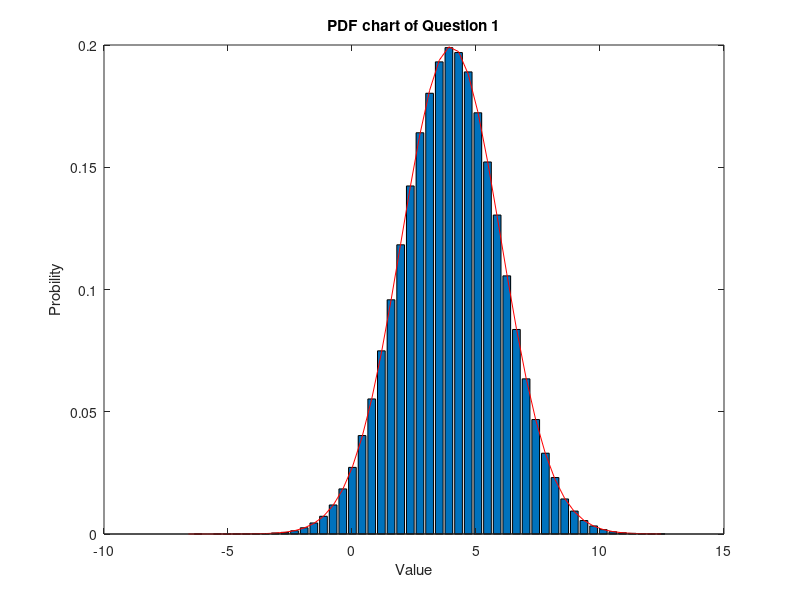
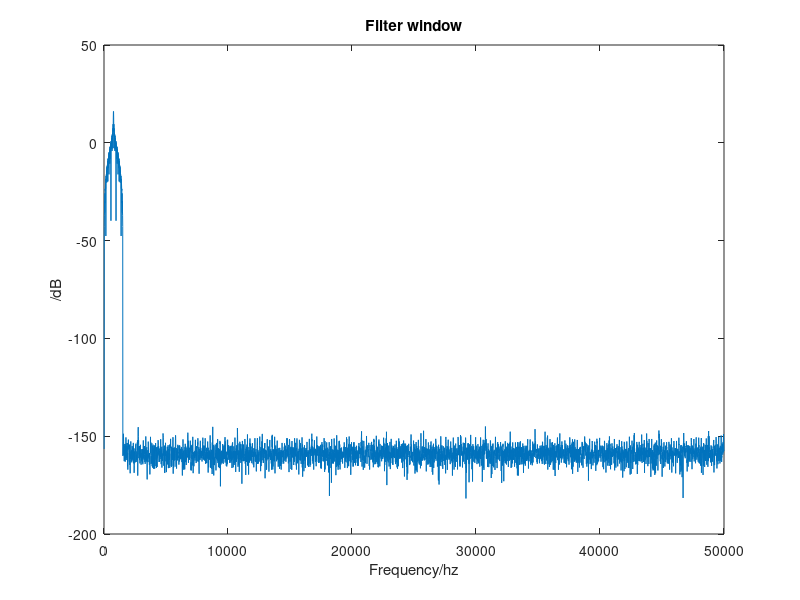
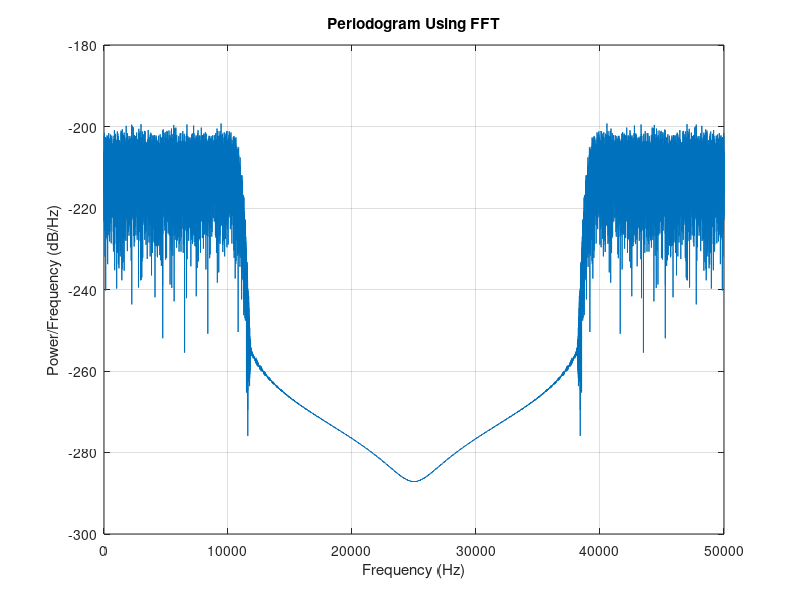
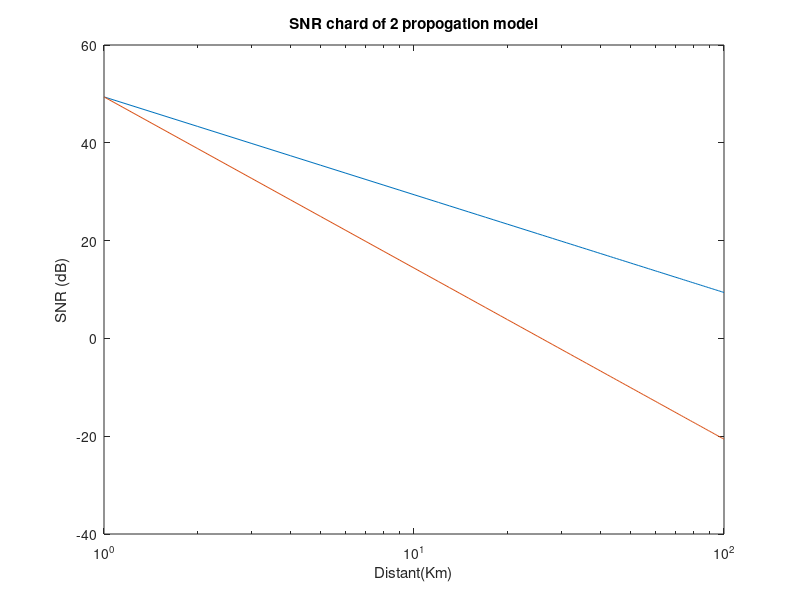

Write MATLAB code to recreate these figures, in order.
function shi_01_v1
Q01;
[a b]=Q02
Q03;
Q04;
word= 'Question1: \nfigure(Q01) \n';
fprintf(word);
word= 'Question2: \nfigure(Q021) \nfigure(Q022) \n';
fprintf(word);
word= 'sigma is %0.3e. total signal power is %0.3e. \n';
fprintf(word,a,b);
word= 'Question3: \nfigure(Q03) \n';
fprintf(word);
word= 'Question4: \nfigure(Q041) \nfigure(Q042) \nfigure(Q043) \nfigure(Q044) \n';
fprintf(word);

end
function Q01% i produce the noise data and build my own hist() in this part and compare the hist histogram of acture data with PDF
mu=4; %value of mu
sigma=2; %value of sigma
data = randn(1000000,1) .* sigma + mu; %produce gussian data with mu and sigma
[y1,x]=histR(data,50);%Do histogram with data to show the distribution. y1 is count. x is x value range
y2 = exp(-0.5 * ((x - mu)./sigma).^2) ./ (sqrt(2*pi) .* sigma);%compute the pdf of a gussian RV by function
l=x(2)-x(1);% get the length of each distribution range
y11=y1*l; % to the the probility of data in bar. i compute the area of each bar. 
figure('name','Q01');
bar(x,y1/sum(y11));hold on% show the pdf bar chart of histogram
plot(x,y2,'r');hold off% show the pdf 
title('PDF chart of Question 1')
xlabel('Value') ;
ylabel('Probility') ;
end
function [sigma p]=Q02%i build the a blackman window filter with fir1(). 
%i use the blackman window in creat a filter. it can't reach 50db at 12khz but it is best i can find
%then i filter the nose and produe the power density of  filtered noise
%about the 500 block average i should shift the data first.
%but i have hard time in programing my own fft shift.it keep throwing ot "out of memory"(my poor laptop<faceplam>)
%so i just do the average of half power density which cause some trouble in
%frequency<0;
k=1.380000000000000e-23;
f=3.1623;
t=300;
n0=k*t*f;%we have power density of noise here
sigma=sqrt(n0/2);%sigma is the Square root of power density

fs=50000;%sampling frequency
wp=10000/fs*2*pi;% pass band in angle
ws=12000/fs*2*pi;% stop band in angle
wt = ws - wp;%trans band of window
N = ceil(12*pi/wt);% level of window
wc = (ws+wp)/2;% cut off band in angle
h = 100*fir1(N,wc/pi,blackman(N+1));% i use the blackman window in creat a filter. it can't reach 50db at 12khz but it is best i can find
N1=fs/10;%window size of fft with resolution of 10hz
hdft = fft(h,N1);% fouier transform
hdft=ifft([hdft(length(hdft)/2+1:length(hdft)) hdft(1:length(hdft)/2)])
freq = fs/length(hdft):fs/length(hdft):fs% the X axis of filter spectrum

figure('name','Q021');
plot(freq,10*log10(abs(hdft))); 
title('Filter window')
xlabel('Frequency/hz') ;
ylabel('/dB') ;
N1=fs/1;
v = randn(N1,1) .* sigma;% produce the noise
y=filter(h,1,v);% filter the noise
ydft = fft(y);% fouier transform to get 
psdy = (1/(fs*N1)) * abs(ydft).^2;% do the power density
freq = fs/length(y):fs/length(y):fs% the X axis of filter spectrum

figure('name','Q022');
plot(freq,10*log10(psdy))
grid on
title('Periodogram Using FFT')
xlabel('Frequency (Hz)')
ylabel('Power/Frequency (dB/Hz)');

p=sum(abs(y).^2);

end
function Q03% i build 2 modle with the equation
k=1.380650e-23; % Boltzmann's constant
t= 300; %Temperature
c=2.99792458 * 10^8;%light speed
Band= 10^7;%Band width
Pt=2;%Transmit power
fc=10^9;%Farrier Frequency
gt=10;%Tansmiter gain
r=c/fc;%Wave lenghth
gr=1;%Receiver gain
F=10^0.5;%Noise figure
d=0;
Pn=F*k*t*Band;
x=1:1:100;
y1=zeros(100,1);
y2=zeros(100,1);
for i=1:1:100
    d=i*10^3;% Get distant form 1km-100km
    pl=((4*pi*d)/r)^2;% get path loss of free space model
    pl1=((4*pi*1000)/r)^2;% get path loss of free space model at 1km
    pl2=pl1*(d/1000)^3.5;% get path loss of exponent model
    Pr=Pt*gt*gr/pl;%Received power of free space model
    Pr2=Pt*gt*gr/pl2;%Received power of exponent model
    y1(i)=10*log10(Pr/Pn);%Gget the SNR into db
    y2(i)=10*log10(Pr2/Pn);%Get the SNR into db
end
figure('name','Q03');
semilogx(x,y1);hold on
semilogx(x,y2)
title('SNR chard of 2 propogation model')
xlabel('Distant(Km)')
ylabel('SNR (dB)');
hold off
end

function Q04%in the qeustion, i compute the r1 r2 r2' first and produce the pathloss with the equation.
%the i plot the snr and path loss form 1-3000m
k=1.380650e-23; % Boltzmann's constant
t= 300; %temperature
c=2.99792458 * 10^8;%light speed
Band= 10^7;%Band width
Pt=2;%Transmit power
fc=10^9;%Farrier Frequency
gt=10;%Tansmiter gain
wl=c/fc;%Wave lenghth
gr=1;%Receiver gain
F=10^0.5;%Noise figure
d=0;
Pn=F*k*t*Band;%Noise power
li=sqrt(-1);%j
h1=30;%Hight of transmitter
h2=10;%Hight of receiver
r1=0;%length from transmitter to receiver
l1=0;%length from bottom of transmitter to reflect point
l2=0;%length from bottom of receiver to reflect point
r21=0;%length from transmitter to reflect point
r22=0;%length from receiver to reflect point
S=0%Distant
d=1:1:3000;%Distant value
loss=zeros(1,3000);%path loss
snr=zeros(1,3000);%SNR
pr=zeros(1,3000);% Power recived 
for i=1:1:3000
    r1=sqrt(i^2+(h1-h2)^2);%get r1
    l1=i/(1+h1/h2);%get l1
    l2=i/(1+h2/h1);%get l2
    r21=sqrt(l1^2+h1^2);%get r21
    r22=sqrt(l2^2+h2^2);%get r22
    S=2*pi*(r21+r22-r1)/wl;%delta
    loss(i)=1/((wl/(4*pi))^2*(abs(1/r1+(-1/(r21+r22))*exp(-li*S)))^2);%compute the path loss at distant i with reflection coefficient of -1
    Pr(i)=Pt*gt*gr/loss(i);%compute the Power recived at distant i
    snr(i)=10*log10(Pr(i)/Pn);%compute the SNR at distant i
end
figure('name','Q041');
semilogx(d,10*log10(loss));
title('Path loss of 2ray model with reflection coefficient of -1')
xlabel('Distant(m)')
ylabel('Path loss (dB)');
figure('name','Q042');
semilogx(d,snr);
title('SNR of 2ray model with reflection coefficient of -1')
xlabel('Distant(m)')
ylabel('SNR (dB)');
for i=1:1:3000
    r1=sqrt(i^2+(h1-h2)^2);%get r1
    l1=i/(1+h1/h2);%get l1
    l2=i/(1+h2/h1);%get l2
    r21=sqrt(l1^2+h1^2);%get r21
    r22=sqrt(l2^2+h2^2);%get r22
    S=2*pi*(r21+r22-r1)/wl;%delta
    loss(i)=1/((wl/(4*pi))^2*(abs(1/r1+(-0.3/(r21+r22))*exp(-li*S)))^2);%compute the path loss at distant i with reflection coefficient of -0.3
    Pr(i)=Pt*gt*gr/loss(i);%compute the Power recived at distant i
    snr(i)=10*log10(Pr(i)/Pn);%compute the SNR at distant i
end
figure('name','Q043');
semilogx(d,10*log10(loss));
title('Path loss of 2ray model with reflection coefficient of -0.3')
xlabel('Distant(m)')
ylabel('Path loss (dB)');
figure('name','Q044');
semilogx(d,snr);
title('SNR of 2ray model with reflection coefficient of -0.3')
xlabel('Distant(m)')
ylabel('SNR (dB)');
end

function [no,xo] = histR(a,b) %replace command hist to get histogram. a is data. b is the total block number.
maxa=0;
mina=0;
maxa=max(a);%get max value
mina=min(a);%get min value
l=0;
l=(maxa-mina)/b;%get the length of each block
xo= zeros(1,b);
for i= 1:1:b
    xo(i)=mina+l*(i-2);%produce the map of block
end
no= zeros(1,b);
t=0;
for j= 1:1:length(a)
    t=round((a(j)-mina)/l+1)+1;%run the data add count to each block
    if t>b
        t=b;
    end
     if t==0
        t=1;
    end
    no(t)=no(t)+1;
end
end

function D = convR(A,B)
N=length(A)+length(B)-1
D=(ifft(fft(A,2*N-1).*fft(B,2*N-1)));
D=D(round((N-1)/2)+1:round((N-1)/2)+N) 
end

